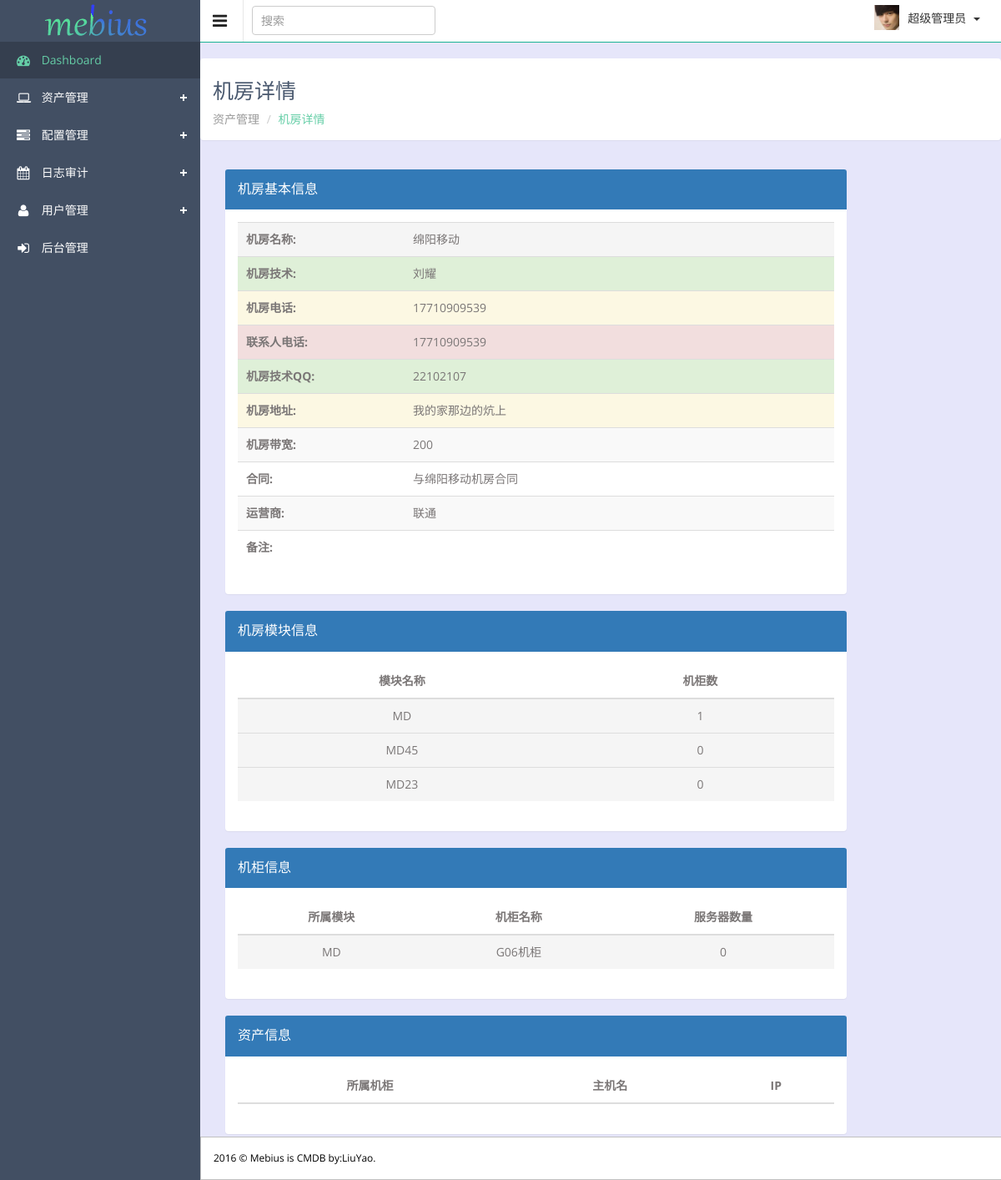
Page /assets/roomdetail/1 (signed in) on the committed database.
### member/models.py (models this page shows, shortened)
class UserProfile(models.Model):
    user = models.OneToOneField(User,verbose_name='后台用户')
    name = models.CharField(max_length=32,verbose_name='姓名')
    head_img = models.ImageField(blank=True,null=True,upload_to="uploads/portrait",verbose_name='头像')
    email = models.EmailField(max_length=64,blank=True,null=True,verbose_name='邮箱')
    phone = models.CharField(verbose_name='手机号',max_length=128)
    department = models.ForeignKey('Group',verbose_name='部门',null=True,blank=True)
    ip = models.GenericIPAddressField(max_length=32,verbose_name='办公IP')
    secret_key = models.TextField(verbose_name='密钥')
    memo = models.TextField(verbose_name='备注', null=True, blank=True)
    create_date  = models.DateField(verbose_name='注册时间',auto_now=True)
    class Meta:
        verbose_name = '成员'
        verbose_name_plural = '成员'

### assets/models.py (models this page shows, shortened)
class IDC(models.Model):
    name = models.CharField(u'机房名称',max_length=64,unique=True)
    contacts = models.CharField('机房技术',max_length=63)
    idc_phone = models.IntegerField('机房电话')
    contacts_phone = models.IntegerField('联系人电话')
    contacts_qq = models.IntegerField('机房技术QQ')
    idc_addr = models.CharField('机房地址',max_length=63)
    bandwidth = models.CharField('机房带宽',max_length=63)
    contract = models.OneToOneField('Contract', verbose_name=u'合同',null=True, blank=True)
    operator = models.ForeignKey('Operator',verbose_name=u'运营商',null=True, blank=True)
    memo = models.CharField(u'备注',max_length=128,blank=True,null=True)
    class Meta:
        verbose_name = '机房'
        verbose_name_plural = "机房"

class Contract(models.Model):
    sn = models.CharField(u'合同号', max_length=128,unique=True)
    name = models.CharField(u'合同名称', max_length=64 )
    price = models.IntegerField(u'合同金额')
    detail = models.TextField(u'合同详细',blank=True,null=True)
    start_date = models.DateField(blank=True)
    end_date = models.DateField(blank=True)
    file = models.FileField(upload_to='uploads/contract',verbose_name='合同文件')
    create_date = models.DateField(auto_now_add=True)
    update_date= models.DateField(auto_now=True)
    memo = models.TextField(u'备注', blank=True,null=True)
    class Meta:
        verbose_name = '合同'
        verbose_name_plural = "合同"
    def __str__(self):
        return self.name

class Operator(models.Model):
    name = models.CharField(u'运营商',max_length=64,unique=True)
    memo = models.CharField(u'备注',max_length=128,blank=True,null=True)
    def __str__(self):
        return self.name
    class Meta:
        verbose_name = '运营商'
        verbose_name_plural = "运营商"

class Moudle(models.Model):
    idc = models.ForeignKey('IDC',verbose_name='属于')
    name = models.CharField(u'机房模块',max_length=64,unique=True)
    memo = models.CharField(u'备注',max_length=128,blank=True,null=True)
    def __str__(self):
        return self.name
    class Meta:
        verbose_name = '机房模块'
        verbose_name_plural = "机房模块"

class Cabinet(models.Model):
    model = models.ForeignKey('Moudle',verbose_name='所属模块')
    name = models.CharField('机柜名称',max_length=64)
    quantity = models.CharField('电量',max_length=64)
    first_port = models.IntegerField('上联端口')
    bandwidth = models.CharField('带宽',max_length=64)
    put_position_choice = (
        ('forward', '正向摆放'),
        ('reverse','反向摆放'),
    )
    put_position = models.CharField('摆放规则',choices=put_position_choice,default='reverse',max_length=64)
    memo = models.CharField(u'备注',max_length=128,blank=True,null=True)
    class Meta:
        verbose_name = '机柜'
        verbose_name_plural = '机柜'

### assets/views.py (the view)
# urls.py: url(r'^roomdetail/(\d+)', views.roomdetail,name='roomdetail',),
@login_required
def roomdetail(request,func):
    if request.method == 'GET':
        obj = models.IDC.objects.get(id=func)
        return render(request,'assets/roomdetail.html',{'form':obj})

### member/templatetags/memtags.py (called while the page is built)
@register.filter
def cut_url(img):
    try:
        url = img.name.split("/",maxsplit=1)[-1]
        return url
    except:
        return 1

### templates/assets/roomdetail.html (shortened to what this page needs)
{% extends 'master/base.html' %}
{% block main-title %}机房详情{% endblock %}
{% block main-father %}资产管理{% endblock %}
{% block main-name %}机房详情{% endblock %}
{% block content %}
<div class="wrapper ">
        <div class="col-sm-10">
            <div class="panel panel-primary">
                <div class="panel-heading">
                    <h3 class="panel-title">机房基本信息</h3>
                </div>
                <div class="panel-body ">
                    <table class="table table-hover table-striped">
                        <tbody>
                        <tr class="active">
                            <th width="200">机房名称:</th>
                            <td>{{ form.name }}</td>
                        </tr>
                         <tr class="success">
                            <th>机房技术:</th>
                            <td>{{ form.contacts }}</td>
                        </tr>
                        <tr  class="warning">
                            <th>机房电话:</th>
                            <td>{{ form.idc_phone }}</td>
                        </tr>
                        <tr  class="danger">
                            <th>联系人电话:</th>
                            <td>{{ form.contacts_phone }}</td>
                        </tr>
                        <tr class="success">
                            <th>机房技术QQ:</th>
                            <td>{{ form.contacts_qq }}</td>
                        </tr>
                        <tr  class="warning">
                            <th>机房地址:</th>
                            <td>{{ form.idc_addr }}</td>
                        </tr>
                        <tr>
                            <th>机房带宽:</th>
                            <td>{{ form.bandwidth }}</td>
                        </tr>
                        <tr>
                            <th>合同:</th>
                            <td>{{ form.contract }}</td>
                        </tr>
                        <tr>
                            <th>运营商:</th>
                            <td>{{ form.operator }}</td>
                        </tr>
                        <tr>
                            <th>备注:</th>
                            <td colspan="3">{{ form.comment }}</td>
                        </tr>
                        </tbody>
                    </table>
                    <div class="col-sm-7"></div>
                </div>
            </div>
        </div>
<div class="col-sm-10">
            <div class="panel panel-primary">
                <div class="panel-heading">
                    <h3 class="panel-title">机房模块信息</h3>
                </div>
                <div class="panel-body ">
                    <table class="table table-hover table-striped">
                        <thead>
                            <tr>
                                <th class="text-center">模块名称</th>
                                <th class="text-center" name="ip">机柜数</th>
                            </tr>
                            </thead>
                        <tbody>
                        {% for mod in form.moudle_set.all %}
                        <tr class="active">
                            <td class="text-center">{{ mod.name }}</td>
                            <td class="text-center">{{ mod.cabinet_set.all.count }}</td>
                        </tr>
                        {% endfor %}
                        </tbody>
                    </table>
                    <div class="col-sm-10"></div>
                </div>
            </div>
        </div>
<div class="col-sm-10">
            <div class="panel panel-primary">
                <div class="panel-heading">
                    <h3 class="panel-title">机柜信息</h3>
                </div>
                <div class="panel-body ">
                    <table class="table table-hover table-striped">
                        <thead>
                            <tr>
                                <th class="text-center">所属模块</th>
                                <th class="text-center">机柜名称</th>
                                <th class="text-center" name="ip">服务器数量</th>
                            </tr>
                            </thead>
                        <tbody>
                        {% for mod in form.moudle_set.all %}
                        {% for cab in mod.cabinet_set.all %}
                        <tr class="active">
                            <td class="text-center">{{ cab.model }}</td>
                            <td class="text-center">{{ cab.name }}</td>
                            <td class="text-center">{{ cab.asset_set.all.count }}</td>
                        </tr>
                        {% endfor %}
                        {% endfor %}
                        </tbody>
                    </table>
                    <div class="col-sm-10"></div>
                </div>
            </div>
</div>
<div class="col-sm-10">
            <div class="panel panel-primary">
                <div class="panel-heading">
                    <h3 class="panel-title">资产信息</h3>
                </div>
                <div class="panel-body ">
                    <table class="table table-hover table-striped">
                        <thead>
                            <tr>
                                <th class="text-center">所属机柜</th>
                                <th class="text-center">主机名</th>
                                <th class="text-center">IP</th>
                            </tr>
                            </thead>
                    </table>
                    <div class="col-sm-10"></div>
                </div>
            </div>
</div>
</div>
{% endblock %}

### templates/master/base.html (shortened to what this page needs)
{% load memtags %}
<!DOCTYPE html>
<html lang="en">
<head>
  <link href="/statics/css/base.css" rel="stylesheet">
  <link href="/statics/css/buttons.css" rel="stylesheet">
<link rel="stylesheet" type="text/css" href="/statics/plugins/sweetalert/sweetalert.css">
</head>
<body class="sticky-header">
<section>
    <div class="left-side sticky-left-side">
        <div class="logo">
            <a href="{% url 'index' %}"><img src="/statics/images/logo1.png" alt=""></a>
        </div>
        <div class="left-side-inner">
            <ul class="nav nav-pills nav-stacked custom-nav">
                <li class="active"><a href="{% url 'index' %}"><i class="fa fa-dashboard"></i> <span>Dashboard</span></a></li>
                <li class="menu-list"><a href=""><i class="fa fa-laptop"></i> <span>资产管理</span></a>
                </li>
                <li class="menu-list"><a href=""><i class="fa fa-tasks"></i> <span>配置管理</span></a>
                </li>
                <li class="menu-list"><a href=""><i class="fa fa-calendar"></i> <span>日志审计</span></a>
                </li>
                <li class="menu-list"><a href=""><i class="fa fa-user"></i> <span>用户管理</span></a>
                </li>
                <li><a href="/admin/"><i class="fa fa-sign-in"></i> <span>后台管理</span></a></li>
            </ul>
        </div>
    </div>
    <div class="main-content" >
        <div class="header-section">
            <a class="toggle-btn"><i class="fa fa-bars"></i></a>
            <form class="searchform" action="#" method="post">
                <input type="text" class="form-control" name="keyword" placeholder="搜索" />
            </form>
            <div class="menu-right" style="">
                <ul class="notification-menu">
                    <li>
                        <img alt="" src="/statics/{{ request.user.userprofile.head_img | cut_url }}" style="width:30px;height:30px;float:left;margin-top:6px;"/>
                        <a href="#" class="btn btn-default dropdown-toggle" data-toggle="dropdown">
                            <span id="user">{% block username %}{{ request.user.userprofile.name }}{% endblock %}</span>
                            <span class="caret"></span>
                        </a>
                    </li>
                </ul>
            </div>
        </div>
        <div class="page-heading panel">
            <h3>
                 {% block main-title %}仪表盘{% endblock %}
            </h3>
            <ul class="breadcrumb">
                <li>
                    <a href="#">{% block main-father %}Dashboard{% endblock %}</a>
                </li>
                <li class="active">{% block main-name %}Dashboard{% endblock %}</li>
            </ul>
        </div>
        {% block content %}{% endblock %}
        <footer style="position:fixed;border: 1px solid silver;color:black">
            2016 &copy; Mebius is CMDB  by:LiuYao.
        </footer>
    </div>
</section>
</body>
</html>

### statics/css/base.css (style rules this page uses)
body { background: white; font-family: 'Open Sans', sans-serif; color: #7a7676; line-height: 20px; overflow-x: hidden; font-size: 14px; }
input, select, textarea { font-family: 'Open Sans', sans-serif; color: #767676; }
a { color: #65CEA7; }
h1, h2, h3, h4, h5 { font-family: 'Open Sans', sans-serif; }
.left-side { background: #424f63; width: 240px; position: absolute; top: 0; left: 0; }
.sticky-left-side { position: fixed; height: 100%; overflow-y: auto; z-index: 100; }
.logo { padding-top: 5px; height: 50px; }
.logo a { font-size: 28px; color: #fff; margin: 0 0 0 20px; text-decoration: none; display: inline-block; }
.sticky-left-side .custom-nav { margin-top: 50px; }
.left-side-inner { padding: 0px; margin-bottom: 50px; }
.custom-nav { margin-bottom: 10px; }
.custom-nav > li > a { color: #fff; padding: 12px 20px; border-radius: 0; -webkit-border-radius: 0; }
.custom-nav > li.menu-list > a { background: transparent url(../images/plus-white.png) no-repeat 93% center; }
.custom-nav > li.active > a, .custom-nav > li.active > a:hover, .custom-nav > li.active > a:focus { background-color: #353f4f; color: #65cea7; }
.custom-nav li .fa { font-size: 16px; vertical-align: middle; margin-right: 10px; width: 16px; text-align: center; }
.header-section { background: #fff; border-bottom: 1px solid #eff0f4; }
.header-section::after { clear: both; display: block; content: ''; }
.toggle-btn { width: 52px; height: 50px; font-size: 20px; padding: 15px; cursor: pointer; float: left; color: #212121; border-right: 1px solid #e7e7e7; -moz-transition: all 0.2s ease-out 0s; -webkit-transition: all 0.2s ease-out 0s; transition: all 0.2s ease-out 0s; }
.searchform input { box-shadow: none; float: left; font-size: 14px; height: 35px; margin: 7px 0 0 10px; padding: 10px; width: 220px; }
.menu-right { float: right; margin-right: 15px; }
.notification-menu { list-style: none; }
.notification-menu > li { display: inline-block; float: left; position: relative; }
.notification-menu .dropdown-toggle { padding: 12px 10px; border-color: #fff; background: #fff; -moz-border-radius: 0; -webkit-border-radius: 0; border-radius: 0; border: none; }
.notification-menu .dropdown-toggle .caret { margin-left: 5px; }
.sticky-header .logo { position: fixed; top: 0; left: 0; width: 240px; z-index: 100; background: #424f63; }
.sticky-header .logo img { margin-left:25px; }
.sticky-header .header-section { border-bottom-color: #1ab394; position: fixed; top: 0; left: 240px; width: 100%; z-index: 100; }
.sticky-header .main-content { padding-top: 50px; }
.sticky-header .menu-right { margin-right: 255px; }
.main-content { margin-left: 240px; background: #E6E6FA; height:100%; }
.page-heading { margin-top:20px; padding: 15px; position: relative; }
.page-heading h3 { color: #49586e; font-size: 25px; font-weight: normal; margin: 10px 0; }
.page-heading .breadcrumb { padding: 0; margin: 0; background: none; }
.page-heading .breadcrumb a { color: #999999; }
.page-heading .breadcrumb li.active { color: #65CEA7; }
.wrapper { padding: 15px; }
.wrapper::after { clear: both; display: block; content: ''; margin-bottom: 20px; }
footer { background: #fff; padding: 15px; color: #7A7676; font-size: 12px; position: static; bottom: 0; width: 100%; border-top: 1px solid #eff0f4; }

### rows in the picture
IDC: name "绵阳移动", contacts "刘耀", idc_phone "17710909539", contacts_phone "17710909539", contacts_qq "22102107", idc_addr "我的家那边的炕上", bandwidth "200", contract "与绵阳移动机房合同", operator "联通"
Moudle: name "MD", cabinet_set.all.count "1"
Moudle: name "MD45", cabinet_set.all.count "0"
Moudle: name "MD23", cabinet_set.all.count "0"
Cabinet: model "MD", name "G06机柜", asset_set.all.count "0"

### other values in the picture
{{ request.user.userprofile.name }} "超级管理员"
